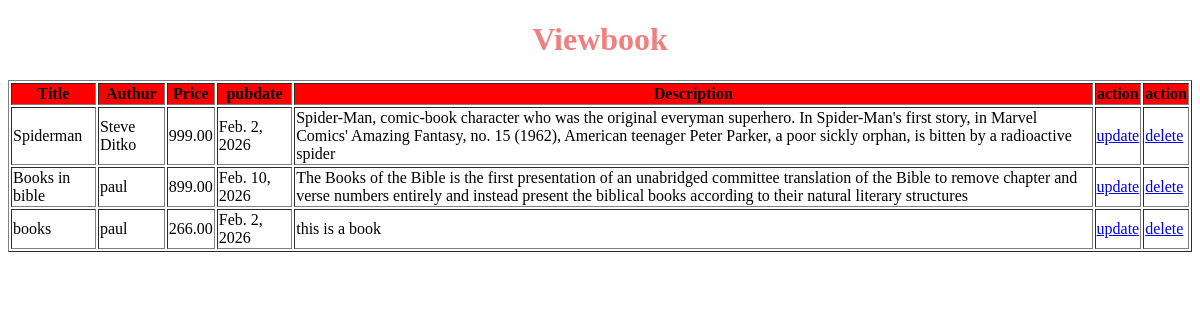
/viewbook/, run on an earlier commit of the app's database.
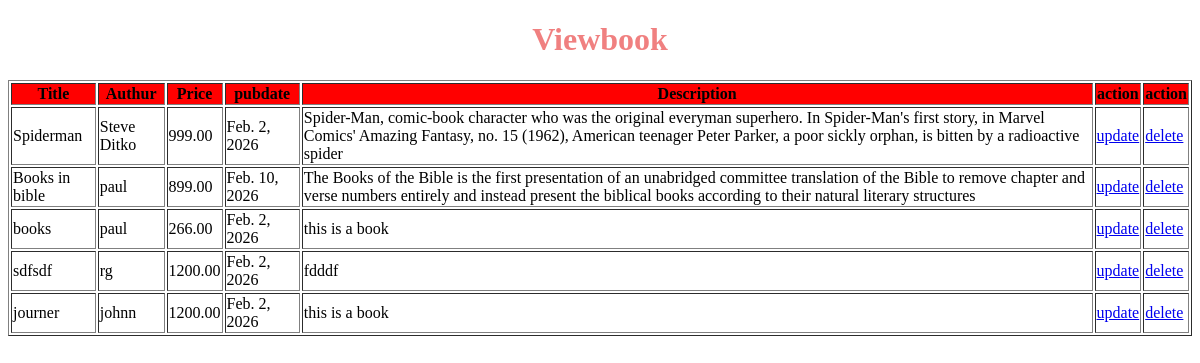
And on a later commit of the database.
### app1/models.py (models this page shows, shortened)
class book(models.Model):
    title=models.CharField(max_length=200)
    author=models.CharField(max_length=100)
    price=models.DecimalField(max_digits=6,decimal_places=2)
    pub_date=models.DateField()
    description=models.TextField()

### app1/views.py (the view)
# urls.py: path("viewbook/",views.viewbook,name='viewbook'),
def viewbook(request):
    a=book.objects.all()
    return render(request,'viewbook.html',{"ab":a})

### app1/templates/viewbook.html (shortened to what this page needs)
<!DOCTYPE html>
<html lang="en">
<head>
</head>
<body>
    <table border="1">
   <h1 style="text-align: center;color: lightcoral;">Viewbook</h1>
   <tr style="background-color: red;">
    <th>Title</th>
    <th>Authur</th>
    <th>Price</th>
    <th>pubdate</th>
    <th>Description</th>
    <th>action</th>
    <th>action</th>
   </tr>
       {% for i in ab%}
   <tr>
    <td>{{i.title}}</td>
    <td>{{i.author}}</td>
    <td>{{i.price}}</td>
    <td>{{i.pub_date}}</td>
    <td>{{i.description}}</td>
    <td><a href="{%url 'updatebook' i.id%}">update</a></td>
    <td><a href="{%url 'deletebook' i.id%}">delete</a></td>
   </tr>
   {% endfor %}
   </table>
</body>
</html>

What changed in the data, as far as the page shows it:
added book: title "sdfsdf", author "rg", price "1200.00", pub_date "Feb. 2, 2026", description "fdddf"
added book: title "journer", author "johnn", price "1200.00", pub_date "Feb. 2, 2026", description "this is a book"
